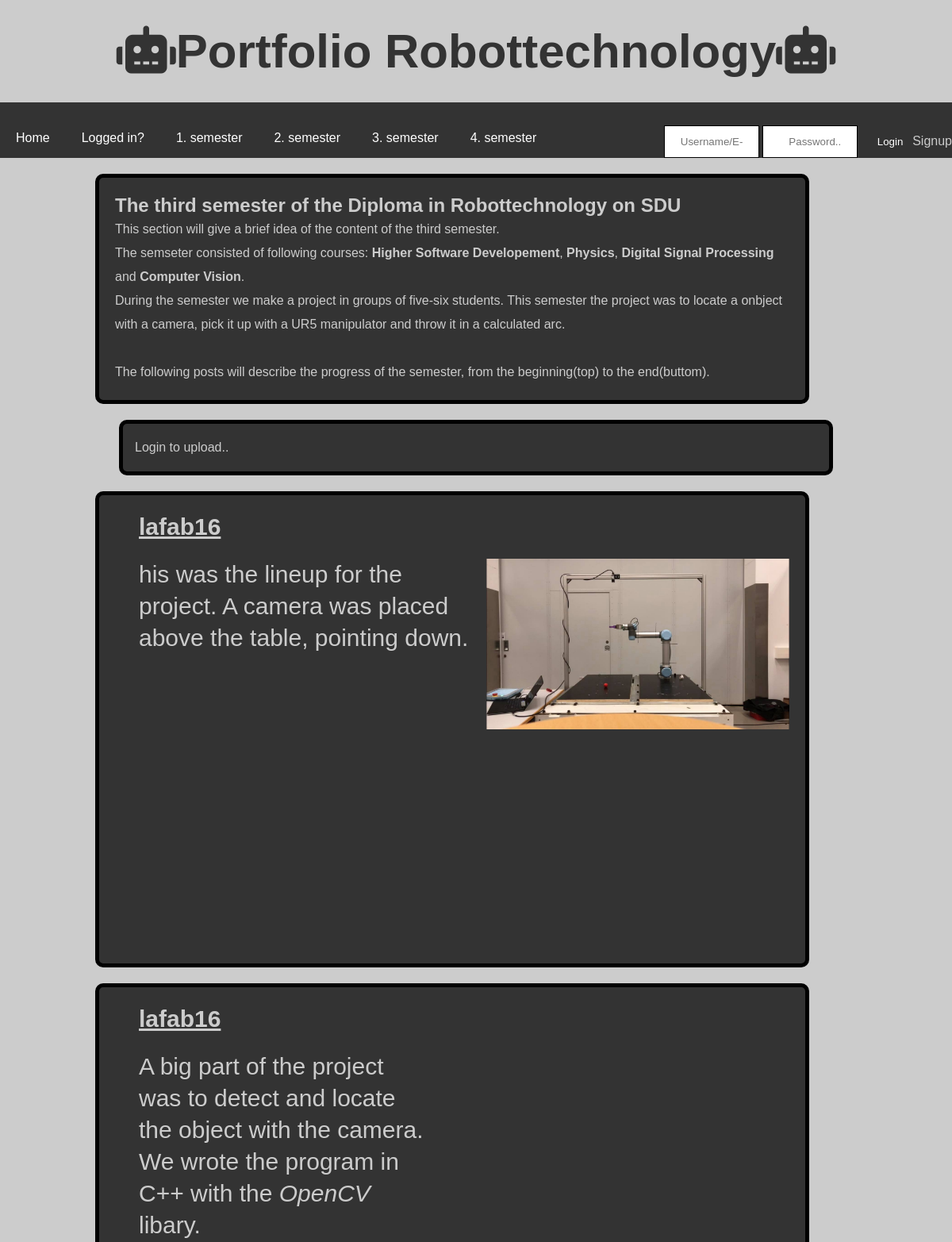
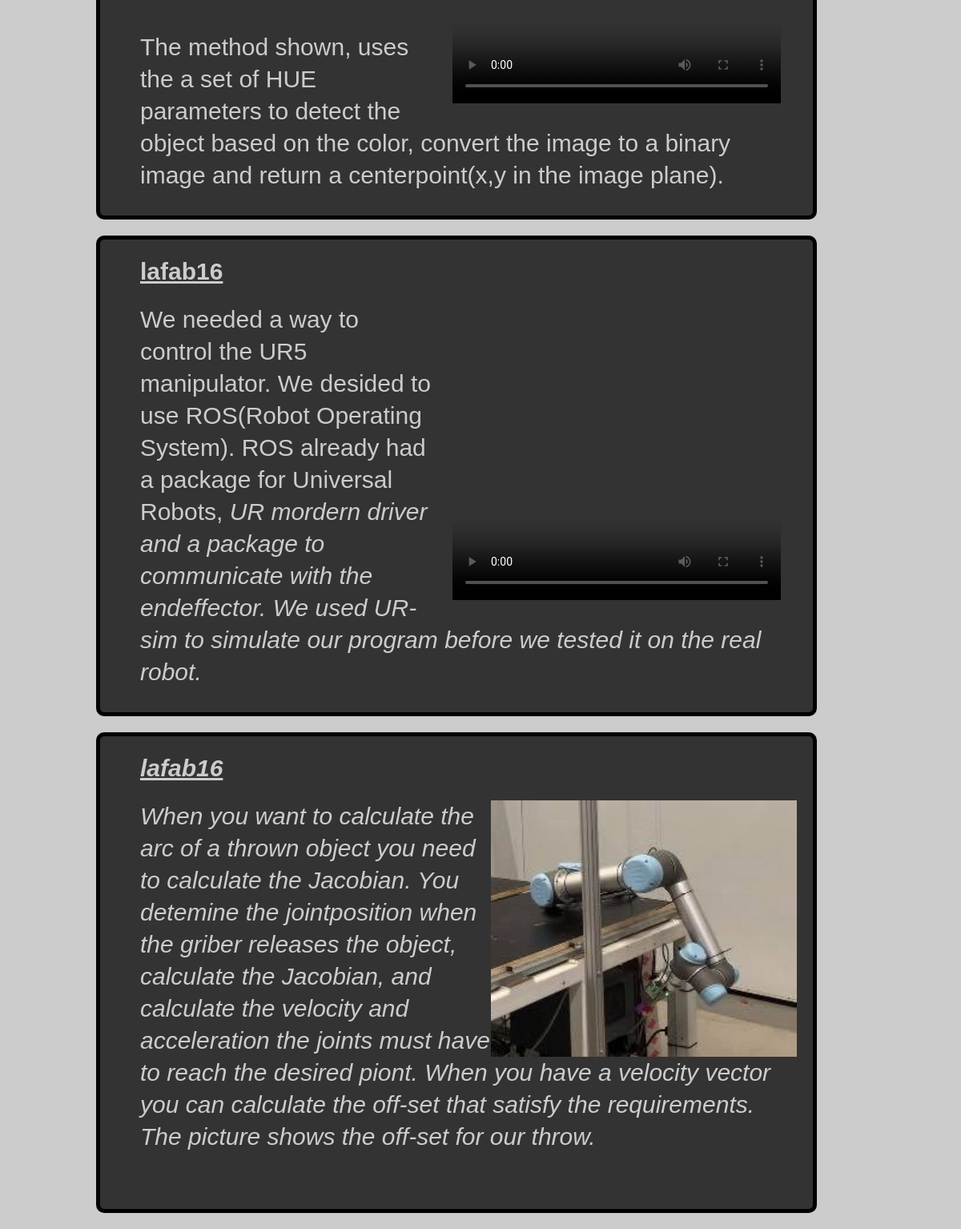
The page /Sem3.php on the database its author committed (2 pictures, top to bottom).
### tables this page shows
CREATE TABLE IF NOT EXISTS `images3` (
  `idPic` int(11) NOT NULL AUTO_INCREMENT,
  `uidusers` tinytext,
  `idUs` int(11) DEFAULT NULL,
  `path` varchar(200) NOT NULL,
  `tex` text NOT NULL,
  PRIMARY KEY (`idPic`),
  KEY `idUs` (`idUs`),
  CONSTRAINT `images3_ibfk_1` FOREIGN KEY (`idUs`) REFERENCES `users` (`idUsers`)
);

### Sem3.php (the view, shortened to what this page needs)
<?php
  require 'header.php';
 ?>
<!DOCTYPE html>
<html>
<head>
	<link rel="stylesheet" href="https://use.fontawesome.com/releases/v5.7.1/css/all.css">
	<link rel="stylesheet" href="style.css"/>
</head>
<body>
<div class="wrapperscale">
	<article class="articlescaletop">
	 <p>
		<h1>The third semester of the Diploma in Robottechnology on SDU</h1>
		This section will give a brief idea of the content of the third semester.
		<br/> The semseter consisted of following courses: <b>Higher Software Developement</b>, <b>Physics</b>, <b>Digital Signal Processing</b> and <b>Computer Vision</b>.
		<br/> During the semester we make a project in groups of five-six students. This semester the project was to locate a onbject with a camera, pick it up with a UR5 manipulator and
			throw it in a calculated arc.
		<br/><br/>
		The following posts will describe the progress of the semester, from the beginning(top) to the end(buttom).
	</p>
	</article>
</div>
<div class="wrapperscale">
  <article class="articlescaleupload">
    <?php
      include 'Includes/dbh_inc.php';
     if (isset($_SESSION['userId'])) {
       echo '<form action="Includes/uploade_inc.php?page=3" method="post" enctype="multipart/form-data">
      <input type="hidden" name="size" value="10000">
      <input type="file" name="file" value="">
      <div>
        <textarea name="text" cols="40" rows="4" placeholder="Say something about your image/project"></textarea>
      </div>
      <div>
        <button type="submit" name="upload_button">Upload</button>
      </div>
    </form>';
  } else {
    echo "Login to upload..";
  }
    ?>
  </article>
</div>
<?php
echo "<div id='ajax'>";
$sql = "SELECT * FROM images3 ORDER BY idPic desc limit 4";
$stmt = $connect->prepare($sql);
$stmt->execute();
if ($stmt->rowCount() > 0) {
  while ($row = $stmt->fetch(PDO::FETCH_ASSOC)) {
    $fileExt = explode('.', $row['path']);
    if ($fileExt[3] == 'mp4') {
      echo "<div class='wrapperscale'>";
      echo "<article class='articlescale'>";
      echo "<video class='video-article' poster 'image.gif' autoplay controls>";
      echo "<source src='Assignment1/".$row['path']."'type='video/mp4'>";
      echo "</video>";
      echo "<p><b>".$row['uidusers']."</b></p>";
      echo "<p>".$row['tex']."</p>";
      echo "</article>";
      echo "</div>";
    }
    else {
      echo "<div class='wrapperscale'>";
      echo "<article class='articlescale'>";
      echo "<p><b>".$row['uidusers']."</b></p>";
      echo "<img class='img-article' src='Assignment1/".$row['path']."'>";
      echo "<p>".$row['tex']."</p>";
      echo "</article>";
      echo "</div>";
    }
  }
}
echo "</div>";
?>
</body>
</html>

### style.css (style rules this page uses)
* { box-sizing: border-box; margin: 0; padding: 0; }
body { background-color: #cccccc; font-family: Arial, Helvetica, sans-serif; }
.wrapperscale { width: 100%; }
.articlescale { width: 90%; height: auto; color: #cccccc; background-color: #333333; border: 5px solid black; border-radius: 10px; padding: 15px; line-height: 30px; margin: 10px auto; float: none; }
.articlescaletop { width: 90%; height: auto; color: #cccccc; background-color: #333333; border: 5px solid black; border-radius: 10px; padding: 15px; line-height: 30px; margin: 10px auto; float: none; }
.articlescaleupload { width: 90%; height: auto; color: #cccccc; background-color: #333333; border: 5px solid black; border-radius: 10px; padding: 15px; line-height: 30px; margin: 10px auto; float: none; }
.articlescale p { padding: 0px 30px 20px; font-family: Arial; font-size: 30px; color: #ccc; line-height: 40px }
.img-article { width: 100% }
.video-article { width: 100%; float: none; }
p b { text-decoration: underline; }
@media only screen and (min-width: 768px) { .wrapperscale { width: 600px; margin: 0 auto; } }
@media only screen and (min-width: 1000px) { .wrapperscale { width: 1000px; } }
@media only screen and (min-width: 1000px) { .articlescale { float: center; padding: 20px; margin: 20px 20px 20px; height: 600px; } }
@media only screen and (min-width: 1000px) { .articlescaletop { float: center; padding: 20px; margin: 20px 20px 20px; } }
@media only screen and (min-width: 1000px) { .img-article { width: 45%; float:right; padding-top: 0px; } }
@media only screen and (min-width: 1000px) { .video-article { width: 450px; height: 450px; float: right; padding: 20px 20px 20px 20px; } }

### rows shown on the page
images3: uidusers "lafab16", path (picture), tex "his was the lineup for the project. A camera was placed above the table, pointing down."
images3: uidusers "lafab16", tex "A big part of the project was to detect and locate the object with the camera. We wrote the program in C++ with the OpenCV libary. The method shown, uses the a set of HUE parameters to detect the object based on the color, convert the image to a binary image and return a centerpoint(x,y in the image plane)."
images3: uidusers "lafab16", tex "We needed a way to control the UR5 manipulator. We desided to use ROS(Robot Operating System). ROS already had a package for Universal Robots, UR mordern driver and a package to communicate with the endeffector. We used UR-sim to simulate our program before we tested it on the real robot."
images3: uidusers "lafab16", path (picture), tex "When you want to calculate the arc of a thrown object you need to calculate the Jacobian. You detemine the jointposition when the griber releases the object, calculate the Jacobian, and calculate the velocity and acceleration the joints must have to reach the desired piont. When you have a velocity vector you can calculate the off-set that satisfy the requirements. The picture shows the off-set for our throw."
